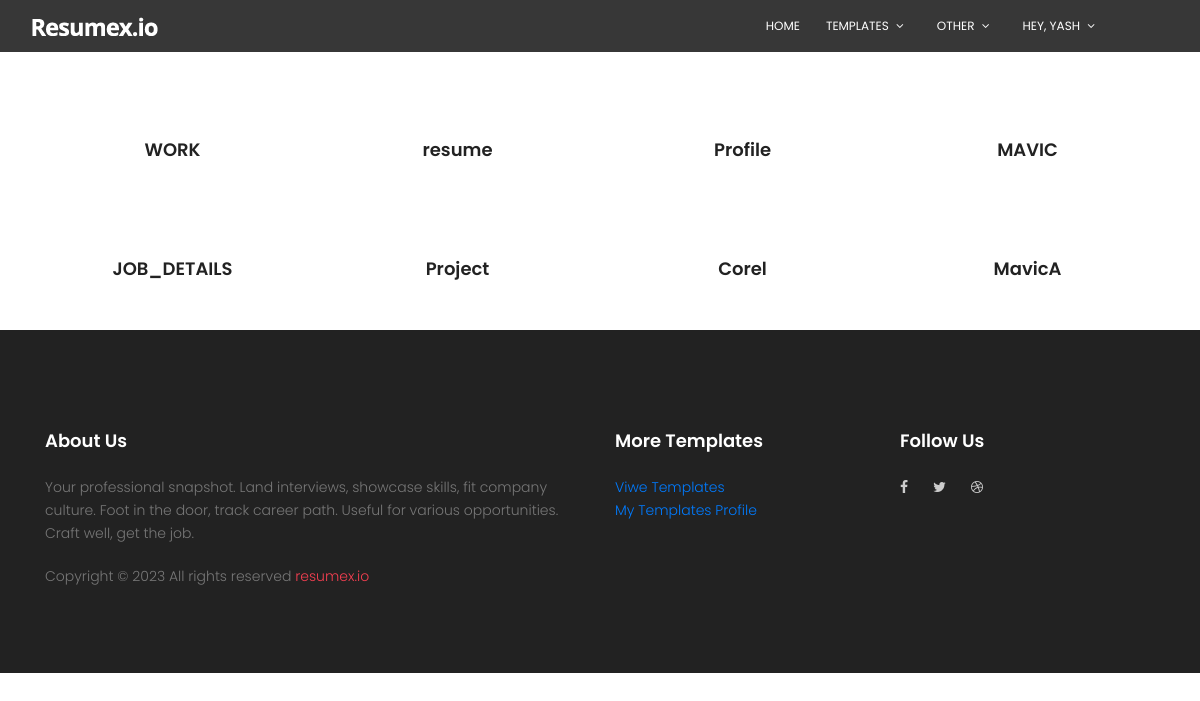
/template.php (signed in), run on the app's committed database.
### tables this page shows
CREATE TABLE `template` (
  `id` int(11) NOT NULL,
  `temp_id` varchar(12) NOT NULL,
  `temp_name` varchar(30) NOT NULL,
  `about_temp` varchar(220) NOT NULL,
  `example_image` varchar(80) NOT NULL,
  `kit_image` varchar(80) NOT NULL,
  `logic_file` varchar(80) NOT NULL
);

### template.php (the view, shortened to what this page needs)
<?php
if ($_SESSION['u_name']) {
	?>
	<!DOCTYPE html>
	<html lang="zxx" class="no-js">
	<head>
		<link rel="stylesheet" href="css/linearicons.css">
		<link rel="stylesheet" href="css/font-awesome.min.css">
		<link rel="stylesheet" href="css/bootstrap.css">
		<link rel="stylesheet" href="css/magnific-popup.css">
		<link rel="stylesheet" href="css/nice-select.css">
		<link rel="stylesheet" href="css/animate.min.css">
		<link rel="stylesheet" href="css/owl.carousel.css">
		<link rel="stylesheet" href="css/main.css">
	</head>
	<body>
		<?php include('header.php') ?>
		<br>
		<br>
		<br>
		<br>
		<section class="shop_grid_area section-padding-80">
			<div class="container">
				<div class="row">
					<br>
					<?php
					$con = mysqli_connect("localhost", "root", "", "resume");
					$query = "select * from template";
					$res = mysqli_query($con, $query);
					while ($row = mysqli_fetch_array($res)) {
						?>
						<div class="col-12 col-sm-6 col-lg-3">
							<div class="single-product-wrapper">
								<div class="single-course item">
									<a href="edittemplate.php?id=<?php echo $row['id'] ?>">
										<div class="details">
											<a href="#">
												<center>
													<h4>
														<?php echo $row['temp_name'] ?>
													</h4>
												</center>
											</a>
										</div>
									</a>
								</div>
							</div>
						</div>
						<?php
					}
					?>
				</div>
			</div>
		</section>
		<?php include('footer.php') ?>
	</body>
	</html>
	<?php
}
?>

### css/main.css (style rules this page uses)
body { color: #777777; font-family: "Poppins", sans-serif; font-size: 14px; font-weight: 300; line-height: 1.625em; position: relative; }
a { -webkit-transition: all 0.3s ease 0s; -moz-transition: all 0.3s ease 0s; -o-transition: all 0.3s ease 0s; transition: all 0.3s ease 0s; }
a, a:focus, a:hover { text-decoration: none; outline: 0; }
h1, h2, h3, h4, h5, h6 { font-family: "Poppins", sans-serif; color: #222222; line-height: 1.2em !important; margin-bottom: 0; margin-top: 0; font-weight: 600; }
h4, .h4 { font-size: 18px; }
h4 { font-size: 18px; }
h1, h2, h3, h4, h5, h6 { line-height: 1.5em; }
.single-course .details { padding: 5px 30px 30px 30px; }
.single-course .details h4 { padding: 20px 0; -webkit-transition: all 0.3s ease 0s; -moz-transition: all 0.3s ease 0s; -o-transition: all 0.3s ease 0s; transition: all 0.3s ease 0s; }

### data on the page
template: temp_name "WORK"
template: temp_name "resume"
template: temp_name "Profile"
template: temp_name "MAVIC"
template: temp_name "JOB_DETAILS"
template: temp_name "Project"
template: temp_name "Corel"
template: temp_name "MavicA"

### other printed values
$login_user "YASH"
